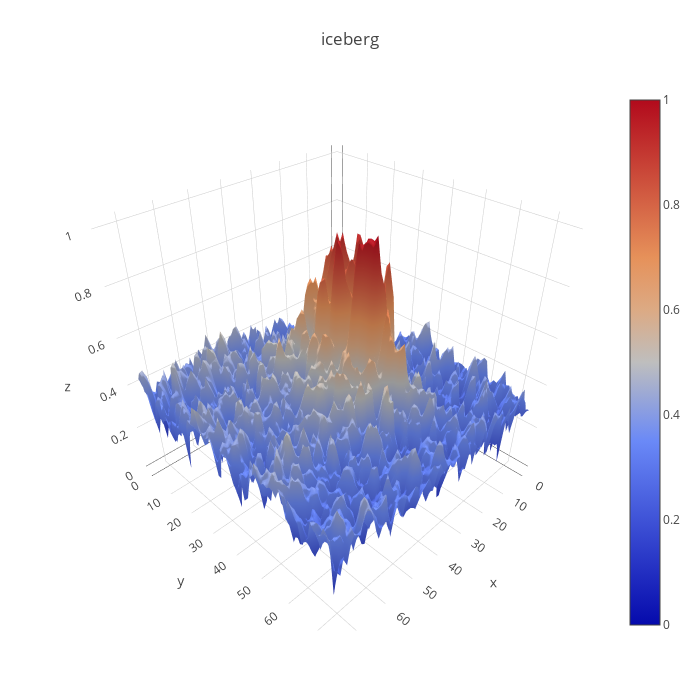

Notebook code for this chart:
### Code cell
# another way to visualiza band_1
plotmy3d(rgb_train[12,:,:,0], 'iceberg')

### Figure 1 — Plotly figure (JSON) as saved in the notebook; plotly's stock layout.template omitted (floating-point values rounded to 4 significant figures; data arrays with more than 128 entries replaced by an {"elided": "..."} marker saying what was removed)
{"data": [{"type": "surface", "z": {"elided": "75x75 float values"}}], "layout": {"autosize": false, "height": 700, "margin": {"b": 65, "l": 65, "r": 50, "t": 90}, "title": "iceberg", "width": 700}}
